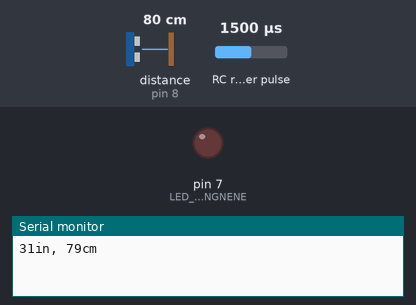
This sketch was run on a simulated Arduino Uno, built with avr-gcc and run on an emulated ATmega328P. On the bench: output pins drawn as LEDs (lit = HIGH), the last lines printed to the serial monitor. Wiring (inferred from the names in the program): ultrasonic range finder: trigger pin 9; echo pin 8; RC receiver channel: data pin 6. Inputs (shaded band) come from the test bench; at power-on: distance to the obstacle (sensor on pin 8) 80 cm, RC receiver pulse 1500 µs. The echo pulse lasts 58.3 µs per cm; pins used as bus, display or sensor lines are not drawn.

Above: at 0.1 s.
At 0.6 s:
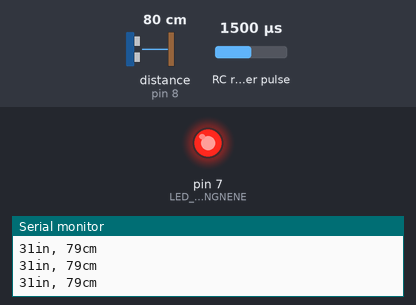
Timing chart, 0 to 2.1 s (numbered marks = the images above):
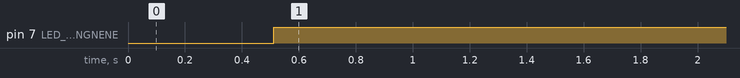

The sketch:

Ultrasonic_Sensor.ino
```cpp
// C++ code
//
int echoPin = 8;
int trigPin = 9;
long duration, duration2, cm, inches, cm2, inches2;

void setup()
{
  Serial.begin (9600);
  pinMode(8, INPUT);  //echo pin
  pinMode(9, OUTPUT); //trig pin

  pinMode(7, OUTPUT); //LED red CHANGNENE
  pinMode(7, OUTPUT); //LED black
    pinMode(7, OUTPUT); //LED green
    pinMode(7, OUTPUT); //LED blue

  pinMode(6, INPUT);  //echo pin 2 CHANGENEGNENO
  pinMode(5, OUTPUT); //trig pin 2 CHANGNENENENE
}

void loop()
{

  digitalWrite(9, LOW); //trig off
  delayMicroseconds(5);
  digitalWrite(9, HIGH);//trig on
  delayMicroseconds(10);
  digitalWrite(trigPin, LOW);

  pinMode(8, INPUT); //recieve signal echo
  duration = pulseIn(8, HIGH); //counts microseconds to get there and go back

    //conversions
  cm = (duration/2)/29.1;
  inches = (duration/2)/74;

  Serial.print(inches);
  Serial.print("in, ");
  Serial.print(cm);
  Serial.print("cm");
  Serial.println();

  delay(250);


    digitalWrite(5, LOW); //trig off
  delayMicroseconds(5);
  digitalWrite(5, HIGH);//trig on
  delayMicroseconds(10);
  digitalWrite(trigPin, LOW);

  pinMode(6, INPUT); //recieve signal echo
  duration2 = pulseIn(6, HIGH); //counts microseconds to get

   //conversions
  cm2 = (duration2/2)/29.1;
  inches2 = (duration2/2)/74;

  Serial.print(inches);
  Serial.print("in, ");
  Serial.print(cm);
  Serial.print("cm");
  Serial.println();

  delay(250);

  if(inches<=3 && inches2<=3){
      digitalWrite(7, HIGH); //red ON
           digitalWrite(7, LOW);//black
                digitalWrite(7, LOW);//green
                     digitalWrite(7, LOW);//blue
  }
  else if(inches>3 && inches<=10 && inches2>3 && inches2<=10)
  {
      digitalWrite(7, LOW); //red
           digitalWrite(7, LOW);//black
                digitalWrite(7, HIGH);//green ON
                     digitalWrite(7, LOW);//blue
  }
  else{ //greater than 10
          digitalWrite(7, LOW); //red
           digitalWrite(7, LOW);//black
                digitalWrite(7, LOW);//green
                     digitalWrite(7, HIGH);//blue ON
  }
}
```

Measured:
- by itself, pin 7 (LED_red_CHANGNENE): LOW → HIGH at 0.51 s
